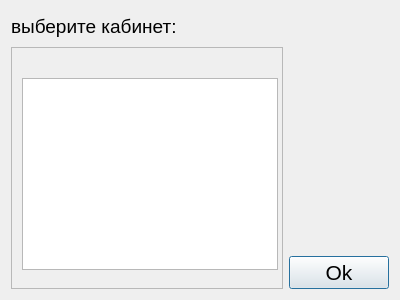
<?xml version="1.0" encoding="UTF-8"?>
<ui version="4.0">
 <class>Dialog</class>
 <widget class="QDialog" name="Dialog">
  <property name="geometry">
   <rect>
    <x>0</x>
    <y>0</y>
    <width>400</width>
    <height>300</height>
   </rect>
  </property>
  <property name="windowTitle">
   <string>Dialog</string>
  </property>
  <layout class="QHBoxLayout" name="horizontalLayout">
   <item>
    <layout class="QVBoxLayout" name="verticalLayout">
     <item>
      <widget class="QLabel" name="label">
       <property name="minimumSize">
        <size>
         <width>0</width>
         <height>30</height>
        </size>
       </property>
       <property name="maximumSize">
        <size>
         <width>16777215</width>
         <height>70</height>
        </size>
       </property>
       <property name="font">
        <font>
         <pointsize>14</pointsize>
        </font>
       </property>
       <property name="text">
        <string>выберите кабинет:</string>
       </property>
      </widget>
     </item>
     <item>
      <widget class="QScrollArea" name="scrollArea">
       <property name="widgetResizable">
        <bool>true</bool>
       </property>
       <widget class="QWidget" name="scrollAreaWidgetContents">
        <property name="geometry">
         <rect>
          <x>0</x>
          <y>0</y>
          <width>268</width>
          <height>242</height>
         </rect>
        </property>
        <widget class="QTableWidget" name="table_find">
         <property name="geometry">
          <rect>
           <x>10</x>
           <y>30</y>
           <width>256</width>
           <height>192</height>
          </rect>
         </property>
        </widget>
       </widget>
      </widget>
     </item>
    </layout>
   </item>
   <item>
    <layout class="QVBoxLayout" name="verticalLayout_2">
     <item>
      <layout class="QVBoxLayout" name="verticalLayout_3">
       <item>
        <spacer name="verticalSpacer">
         <property name="orientation">
          <enum>Qt::Vertical</enum>
         </property>
         <property name="sizeHint" stdset="0">
          <size>
           <width>20</width>
           <height>40</height>
          </size>
         </property>
        </spacer>
       </item>
       <item>
        <widget class="QPushButton" name="ok">
         <property name="minimumSize">
          <size>
           <width>100</width>
           <height>30</height>
          </size>
         </property>
         <property name="font">
          <font>
           <pointsize>16</pointsize>
          </font>
         </property>
         <property name="text">
          <string>Ok</string>
         </property>
        </widget>
       </item>
      </layout>
     </item>
    </layout>
   </item>
  </layout>
 </widget>
 <resources/>
 <connections/>
</ui>
